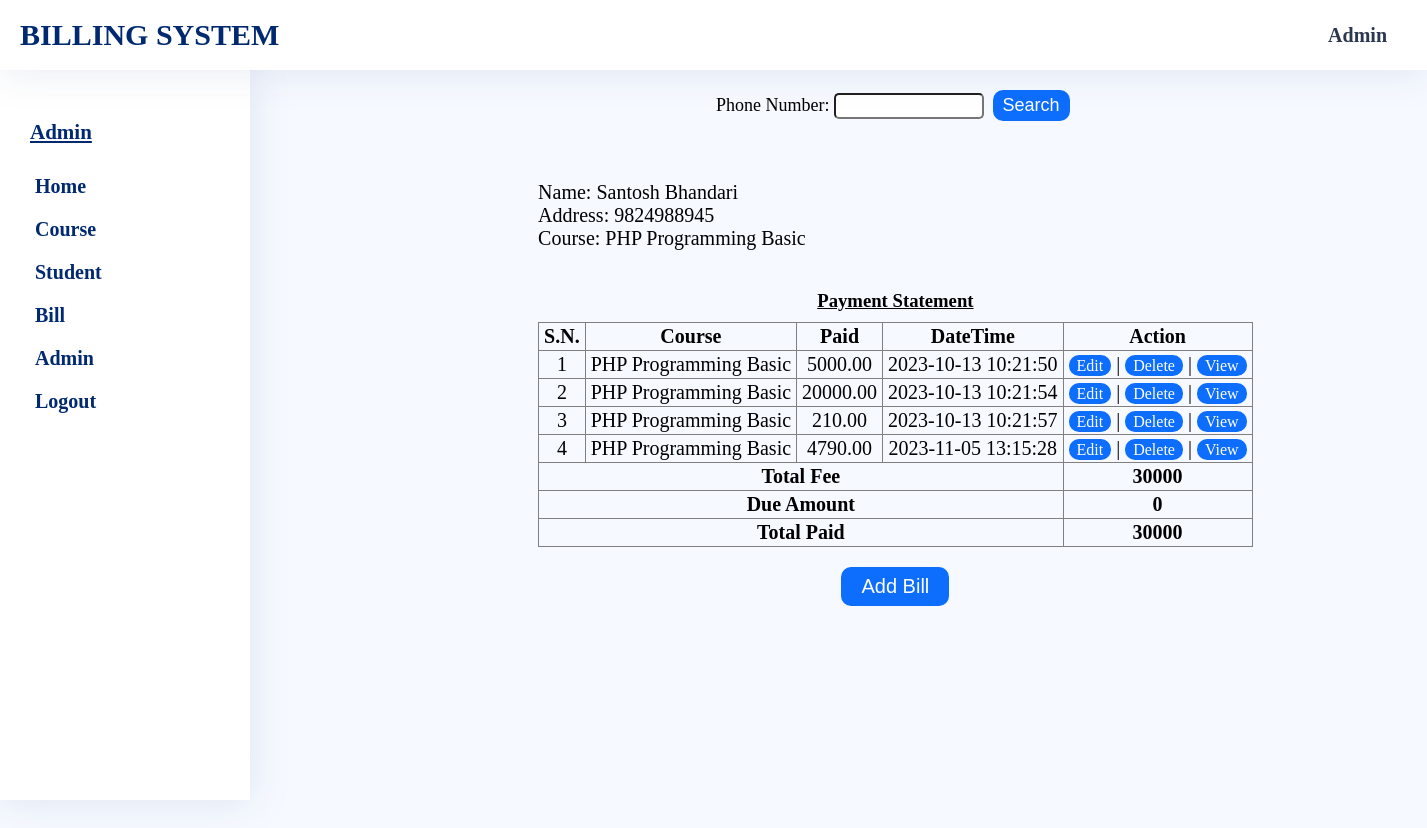
The page /admin/student-bill.php?phone=9824988945 (signed in) on the database its author committed.
### tables this page shows
CREATE TABLE `StudentInfo` (
  `phone` varchar(15) NOT NULL,
  `name` varchar(50) NOT NULL,
  `address` varchar(50) NOT NULL,
  `email` varchar(100) DEFAULT NULL,
  `gender` varchar(10) NOT NULL,
  `parentname` varchar(50) NOT NULL,
  `cid` varchar(15) NOT NULL
);

CREATE TABLE `CourseInfo` (
  `cid` varchar(15) NOT NULL,
  `cname` varchar(200) NOT NULL,
  `price` decimal(10,2) NOT NULL
);

CREATE TABLE `BillInfo` (
  `phone` varchar(15) NOT NULL,
  `cid` varchar(15) NOT NULL,
  `amount` decimal(10,2) NOT NULL,
  `tdate` datetime NOT NULL
);

### admin/student-bill.php (the view, shortened to what this page needs)
<?php
    include "head.php";
?>
    <link rel="stylesheet" href="../assets/css/admin/common-style.css">
    <link rel="stylesheet" href="../assets/css/admin/student-bill.css">
<?php
    include_once "sidebar.php";
?>
        <section class="main-container">
            <div class="search-option">
                <form method="POST">
                    <label for="phone">Phone Number:</label>
                    <input type="text" name="phone" id="phone" pattern="[0-9]{10}" required />
                    <button type="submit" name='search'>Search</button>
                </form>
            </div>
               <?php
                   if($_SERVER['REQUEST_METHOD']=='POST' || $_SERVER['REQUEST_METHOD']=='GET'){
                        $phone=null;
                        if($_SERVER["REQUEST_METHOD"]=="GET"){
                            if(isset($_GET["phone"])){
                                $phone=$_GET["phone"];
                            }
                        }
                        $read="SELECT * FROM StudentInfo,CourseInfo WHERE StudentInfo.cid=CourseInfo.cid AND  phone='$phone'";
                            if($result=$con->query($read)){
                                if($result->num_rows>0){
                                    while($row=$result->fetch_assoc()){
                                        $courseprice=(int)$row['price'];
                                        echo ' <div class="userinfo-container">
                                        <div class="userinfo-wrapper">
                                            <div class="userinfo">
                                            <p> Name: '.$row['name'].'</p>
                                            <p> Address: '.$row['phone'].'</p>
                                            <p> Course: '.$row['cname'].'</p>
                                            </div>
                                            <div class="billinfo">
                                            <h3>Payment Statement</h3>
                                            <table border="1">
                                                <tr>
                                                    <th>S.N.</th>
                                                    <th>Course</th>
                                                    <th>Paid</th>
                                                    <th>DateTime</th>
                                                    <th>Action</th>
                                                </tr>';
                                    }
                                    $readbill="SELECT * FROM BillInfo,CourseInfo WHERE BillInfo.cid=CourseInfo.cid AND  phone='$phone'";
                                    $totalpaid=0;
                                    if($result=$con->query($readbill)){
                                        if($result->num_rows>0){
                                            $num=0;
                                            while($row=$result->fetch_assoc()){
                                                $num++;
                                                $totalpaid+=(int)$row['amount'];
                                                $courseprice=(int)$row['price'];
                                                $date=$row['tdate'];
                                                echo "<tr><td>$num</td>
                                                <td>{$row['cname']}</td>
                                                <td>{$row['amount']}</td>
                                                <td>{$row['tdate']}</td>
                                                <td><a href='edit-bill.php?phone={$phone}&date={$date}'>Edit</a> | <a href='delete-bill.php?phone={$phone}&date={$date}'>Delete</a> | <a href='view-bill.php?phone={$phone}&date={$date}'>View</a></td>";
                                            }
                                        }
                                    }
                                        $dueamount=$courseprice-$totalpaid;
                                        echo "
                                        <tr>
                                        <td colspan='4'><strong>Total Fee</strong></td>
                                        <td><strong>{$courseprice}</strong></td>
                                        </tr>
                                        <tr>
                                        <td colspan='4'><strong>Due Amount</strong></td>
                                        <td><strong>{$dueamount}</strong></td>
                                        </tr>
                                        <tr>
                                        <td colspan='4'><strong>Total Paid</strong></td>
                                        <td><strong>{$totalpaid}</strong></td>
                                        </tr>
                                        ";
                                    echo "</table></div></div>";
                                    echo '<div class="btn">
                                    <button><a href="studentbillform.php?phone='.$phone.'">Add Bill</a></button>
                                    </div>';
                                }
                            }
                        }
                            ?>
        </section>
    </main>
</body>
</html>

### assets/css/admin/common-style.css (style rules this page uses)
* { margin: 0; padding: 0; box-sizing: border-box; }
body { background-color: #f6f9ff; }
.main-container { min-height: 100vh; margin: 70px 0 0 260px; padding: 20px; }

### assets/css/admin/student-bill.css (style rules this page uses)
.main-container { width: 100%; }
.search-option { display: flex; justify-content: center; align-items: center; width: 100%; }
.search-option form label { font-size: 18px; }
.search-option form input { font-size: 16px; padding: 2px 5px; width: 150px; border-radius: 5px; outline: none; }
.search-option form button { margin: 0 5px; background: #0d6efd; color: #fff; font-size: 18px; font-weight: 400; padding: 5px 10px; border-radius: 10px; cursor: pointer; border: none; }
.userinfo-container { display: flex; justify-content: center; align-items: center; flex-direction: column; gap: 50; width: 100%; padding: 50px; text-align: left; }
.userinfo-wrapper { text-align: center; }
.userinfo { margin: 10px 0; }
.userinfo p { font-size: 20px; text-align: left; }
.billinfo { width: 100%; padding: 20px 0; }
.billinfo h3 { margin: 10px 0; text-decoration: underline; }
.billinfo table { border-collapse: collapse; }
.billinfo table tr td, th { padding: 2px 5px; font-size: 20px; }
.billinfo table tr td a { font-size: 16px; text-decoration: none; background: #0d6efd; color: #fff; padding: 2px 8px; border-radius: 10px; }
.btn button { margin: 0 5px; background: #0d6efd; font-size: 20px; font-weight: 400; padding: 8px 20px; border-radius: 10px; cursor: pointer; border: none; }
.btn button a { text-decoration: none; color: #fff; }

### rows shown on the page
studentinfo: name "Santosh Bhandari", phone "9824988945", cid.cname "PHP Programming Basic"
billinfo: cid.cname "PHP Programming Basic", amount "5000.00", tdate "2023-10-13 10:21:50"
billinfo: cid.cname "PHP Programming Basic", amount "20000.00", tdate "2023-10-13 10:21:54"
billinfo: cid.cname "PHP Programming Basic", amount "210.00", tdate "2023-10-13 10:21:57"
billinfo: cid.cname "PHP Programming Basic", amount "4790.00", tdate "2023-11-05 13:15:28"
courseinfo: price "30000", price "0"

### other values the page prints
$_SESSION['adminfullname'] "Admin"
$totalpaid "30000"
